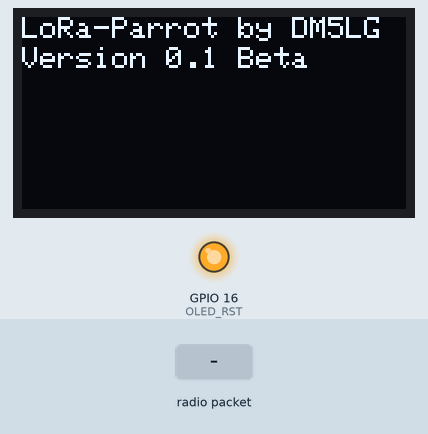
This sketch was run on a simulated ESP32. Parts: 128×64 one-colour display, output pins drawn as LEDs (lit = HIGH). Inputs (shaded band) come from the test bench. No radio packets arrive unless stated; what the sketch prints to the serial monitor is not drawn.

Above: at 0.2 s.
At 4.3 s:
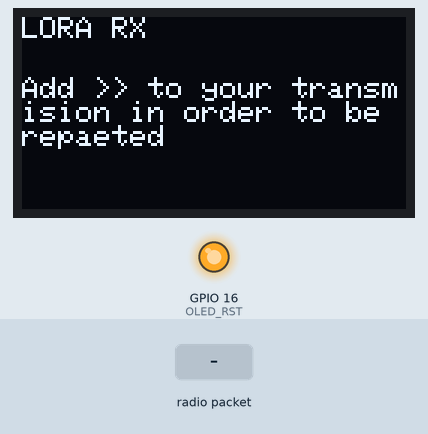
4.4 s: radio packet "1" arrives
Timing chart, 0 to 7.4 s (numbered marks = the images above; inputs shaded):
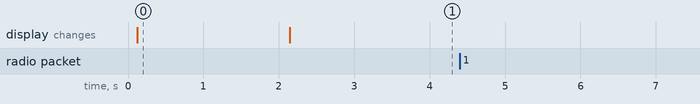

Measured:
- after the input at 4.4 s, every drawn part: stays the same
- what the display in image 0 shows lasts 2.0 s, from 0.1 s to 2.1 s

The sketch:

LoRa_Parrot.ino
```cpp
#include <stdio.h>
#include <string.h>
//Libraries for LoRa
#include <SPI.h>
#include <LoRa.h>

//Libraries for OLED Display
#include <Wire.h>
#include <Adafruit_GFX.h>
#include <Adafruit_SSD1306.h>

/*Frequency setup*/
// 433E6 for Asia
// 866E6 for Europe
// 915E6 for North America
// 433775000 for Ham Radio
#define BAND 433775000


/*Board setup for LoRa and OLED Pins, comment out the boards you dont use*/
//#define LORA32-V1
  #define LORA32-V2.1
//#define LORA32-T-BAEM

#ifdef LORA32-V1
//Board: LoRa32-V1
//LoRa and OLED Pins
#define SCK 5
#define MISO 19
#define MOSI 27
#define SS 18
#define RST 14
#define DIO0 26
//OLED pins
#define OLED_SDA 4
#define OLED_SCL 15
#define OLED_RST 16
#define SCREEN_WIDTH 128 // OLED display width, in pixels
#define SCREEN_HEIGHT 64 // OLED display height, in pixels
#endif


#ifdef LORA32-V2.1
//Board: LoRa32-V2.1
//LoRa and OLED Pins
#define SCK 5
#define MISO 19
#define MOSI 27
#define SS 18
#define RST 23
#define DIO0 26
#define DIO1 33  // GPIO 33
#define DIO2 32  // GPIO 32
//OLED pins
#define OLED_SDA 21
#define OLED_SCL 22
#define OLED_RST 16
#define SCREEN_WIDTH 128 // OLED display width, in pixels
#define SCREEN_HEIGHT 64 // OLED display height, in pixels
#endif


#ifdef LORA32-T-BEAM
//Board: LoRa32-T-Beam
//LoRa and OLED Pins
#define SCK 5
#define MISO 19
#define MOSI 27
#define SS 18
#define RST 14
#define DIO0 26
#define DIO1 33  // GPIO 33
#define DIO2 32  // GPIO 32
//OLED pins
#define OLED_SDA 21
#define OLED_SCL 22
#define OLED_RST 16
#define SCREEN_WIDTH 128 // OLED display width, in pixels
#define SCREEN_HEIGHT 64 // OLED display height, in pixels
#endif


Adafruit_SSD1306 display(SCREEN_WIDTH, SCREEN_HEIGHT, &Wire, OLED_RST);

String LoRaData;
String message;
String ParrotID = "URCALL_1"; //use URCALL_1 as SSID / ID for the Parrot

void setup() {

  //reset OLED display via software
  pinMode(OLED_RST, OUTPUT);
  digitalWrite(OLED_RST, LOW);
  delay(20);
  digitalWrite(OLED_RST, HIGH);

  //initialize OLED
  Wire.begin(OLED_SDA, OLED_SCL);
  if(!display.begin(SSD1306_SWITCHCAPVCC, 0x3c, false, false)) { // Address 0x3C for 128x32
    Serial.println(F("SSD1306 allocation failed"));
    for(;;); // Don't proceed, loop forever
  }

  display.clearDisplay();
  display.setTextColor(WHITE);
  display.setTextSize(1);
  display.setCursor(0,0);
  display.print("LoRa-Parrot by DM5LG");
  display.display();

  Serial.println("LoRa Receiver Test");

  //SPI LoRa pins
  SPI.begin(SCK, MISO, MOSI, SS);
  //setup LoRa transceiver module
  LoRa.setPins(SS, RST, DIO0);

  if (!LoRa.begin(BAND)) {         //433775000 or BAND
    Serial.println("Starting LoRa failed!");
    while (1);
  }
  Serial.println("LoRa Initializing OK!");
  display.setCursor(0,10);
  display.setTextSize(1);
  display.println("Version 0.1 Beta");
  display.display();
  //LoRa settings
  LoRa.setSpreadingFactor(12);
  LoRa.setSignalBandwidth(125000);
  LoRa.setCodingRate4(5);
  LoRa.enableCrc();
  LoRa.setTxPower(20);
  delay(2000);
  display.clearDisplay();
  display.setCursor(0,0);
  display.setTextSize(1);
  display.println("LORA RX");
  display.setCursor(0,20);
  display.print("Add >> to your transmision in order to be repaeted");
  display.display();
  delay(1000);

}


void loop() {


//try to parse packet
  int packetSize = LoRa.parsePacket();
  if (packetSize) {
    //received a packet
    //Serial.print("Received packet ");

    //read packet
    while (LoRa.available()) {
      LoRaData = LoRa.readString();
      Serial.print(LoRaData);
    }

    //print RSSI of packet
    int rssi = LoRa.packetRssi();
    float snr = LoRa.packetSnr();
    Serial.print(" with RSSI ");
    Serial.println(rssi);

  int okcall = strstr(LoRaData.c_str(),ParrotID.c_str()) != NULL;
  int ok = strstr(LoRaData.c_str(),">>") != NULL;


  if (!okcall && ok) {
  display.clearDisplay();
  display.setCursor(0,0);
  display.println("LORA Repeater TX");
  display.display();

  LoRa.beginPacket();
  LoRa.print("(Parrot: " + ParrotID + ") " + LoRaData);
  LoRa.endPacket();


   // Dsiplay information
   display.clearDisplay();
   display.setCursor(0,0);
   display.print("Last repeated packet:");
   display.setCursor(0,10);
   display.print("RSSI: " );
   display.setCursor(30,10);
   display.print(rssi);
   display.setCursor(0,20);
   display.print(LoRaData);


   //display.setCursor(40,50);
   //display.print("SNR: ");
   //display.setCursor(45,50);
   //display.print(snr);
   display.display();

  }
  }
}
```
